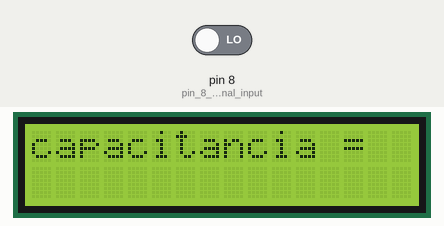
This sketch was run on a simulated Arduino Uno, built with avr-gcc and run on an emulated ATmega328P. Parts: 16×2 character LCD. The inputs (shaded band) are chosen by the test bench; at power-on: pin 8 (pin_8_as_signal_input) LOW.

Above: at 0.1 s.
At 10.1 s:
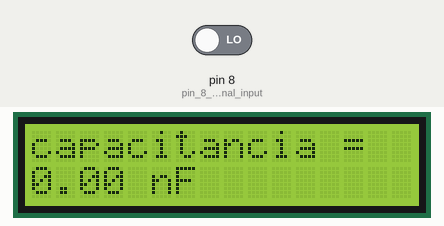

The sketch:

Arduino-Capacimetro.ino
```cpp
#include <LiquidCrystal.h>

LiquidCrystal lcd(2, 3, 4, 5, 6, 7);

int32_t Htime;
int32_t Ltime;
float Ttime;
float frequency;
float capacitance;

void setup()
{
    pinMode(8,INPUT);            //pin 8 as signal input
    lcd.begin(16, 2);
    lcd.setCursor(0,0);
    lcd.print("capacitancia =");
}
void loop()
{
    for (int i=0;i<5;i++)        //measure time duration five times
    {
        Ltime=(pulseIn(8,HIGH)+Ltime)/2;        //get average for each cycle
        Htime=(pulseIn(8,LOW)+Htime)/2;
    }

    Ttime = Htime+Ltime;
    frequency=1000000/Ttime;

    capacitance = (1.44*1000000000)/(20800*frequency);   //calculating the Capacitance in nF
    lcd.setCursor(0,1);
    lcd.print(capacitance);
    lcd.print(" nF   ");
    delay(6);
}
```
